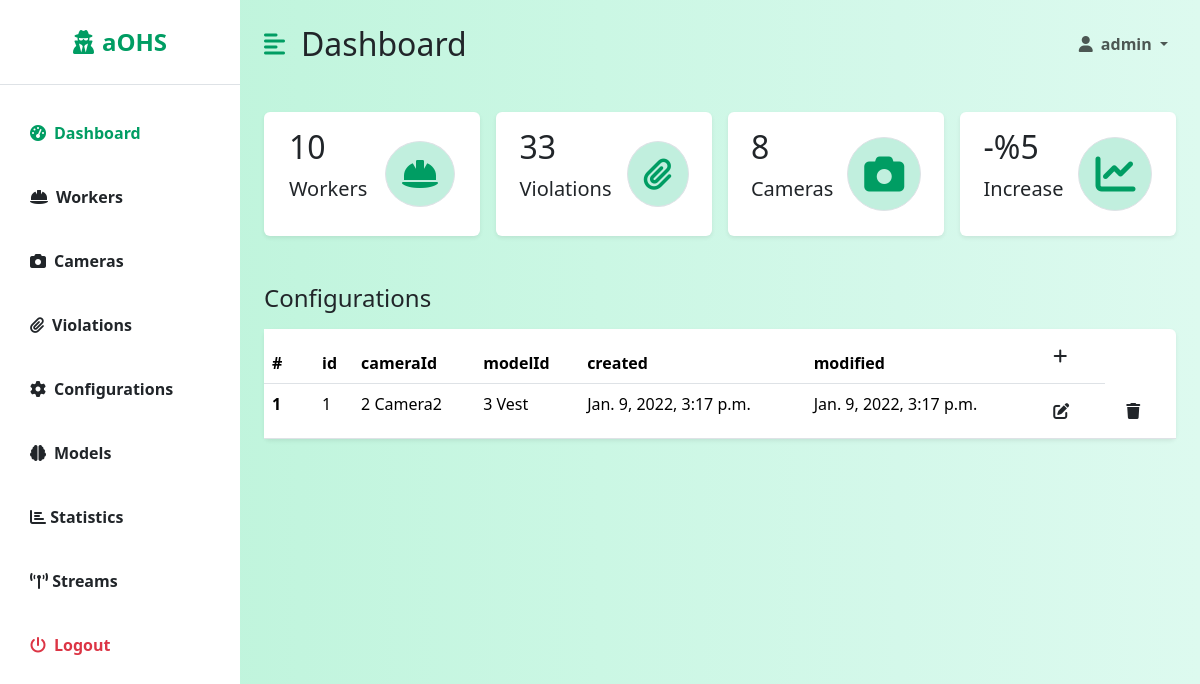
The app's page /dashboard/configurations/ (signed in) with its own data.
### backend/models.py (models this page shows, shortened)
class Configuration(models.Model):
    id = models.AutoField(primary_key=True)
    cameraId = models.ForeignKey(Camera, on_delete=models.CASCADE, null=False)
    modelId = models.ForeignKey(Model, on_delete=models.CASCADE, null=False)
    created = models.DateTimeField(auto_now_add=True)
    modified = models.DateTimeField(auto_now=True)

class Camera(models.Model):
    id = models.AutoField(primary_key=True)
    url = models.URLField(max_length=100)
    name = models.CharField(max_length=100, null=False)
    userId = models.ForeignKey(User, on_delete=models.DO_NOTHING, null=True)
    created = models.DateTimeField(auto_now_add=True)
    modified = models.DateTimeField(auto_now=True)
    active = models.BooleanField(default=False)
    def __str__(self):
        return str(self.id) + " " + str(self.name)

class Model(models.Model):
    id = models.AutoField(primary_key=True)
    name = models.CharField(max_length=100, null=False)
    path = models.CharField(max_length=100, null=False)
    created = models.DateTimeField(auto_now_add=True)
    modified = models.DateTimeField(auto_now=True)
    def __str__(self):
        return str(self.id) + " " + str(self.name)

### dashboard/views/configuration_views.py (the view, shortened to what this page needs)
# urls.py: path('configurations/', ConfigurationView.as_view()),
class ConfigurationView(LoginRequiredMixin, View, GetCountsMixin):
    login_url = '/login/'
    redirect_field_name = 'redirect_to'
    def get(self, request):
        headers = ["id", "cameraId", "modelId", "created", "modified"]
        configuration = Configuration.objects.all()
        return render(request, 'dashboard/listConfiguration.html', {'headers': headers, 'data': configuration, 'counts': super().get_counts()})

### dashboard/views/mixins.py (called while the page is built)
    def get_counts(self):
        counts = {
            'workers': Worker.objects.filter(active=True).count(),
            'violations': Violation.objects.filter(valid=True).count(),
            'cameras': Camera.objects.count(),
        }
        return counts

### dashboard/templates/dashboard/listConfiguration.html
{% extends 'dashboard/dashboard.html' %}
{% block table %}
    <h3 class="fs-4 mb-3">Configurations</h3>
    <table class="table bg-white rounded shadow-sm  table-hover">
        <thead>
        <tr>
            <th scope="col" width="50">#</th>
            {% for header in headers %}
                <th scope="col">{{ header }}</th>
            {% endfor %}
            <th><a class="btn" href="/dashboard/configurations/add/"><i class="fa fa-plus"></i></a></th>
        </tr>
        </thead>
        <tbody>
        {% for datum in data %}
            <tr>
                <th scope="row">{{ forloop.counter }}</th>
                <td>{{ datum.id }}</td>
                <td>{{ datum.cameraId }}</td>
                <td>{{ datum.modelId }}</td>
                <td>{{ datum.created }}</td>
                <td>{{ datum.modified }}</td>
                <th><a class="btn" href="/dashboard/configurations/edit/{{ datum.id }}/"><i class="fa fa-edit"></i></a>
                </th>
                <th><a class="btn" href="/dashboard/configurations/delete/{{ datum.id }}/"><i
                        class="fa fa-trash"></i></a></th>
            </tr>
        {% endfor %}
        </tbody>
    </table>
{% endblock %}

### dashboard/templates/dashboard/dashboard.html (shortened to what this page needs)
{% extends 'base.html' %}
{% block dashboard %}
    <div class="d-flex" id="wrapper">
        <div class="bg-white" id="sidebar-wrapper">
            <div class="sidebar-heading text-center py-4 primary-text fs-4 fw-bold  border-bottom"><i
                    class="fas fa-user-secret me-2"></i>aOHS</div>
            <div class="list-group list-group-flush my-3">
                <a href="/dashboard/" class="list-group-item list-group-item-action bg-transparent second-text active"><i
                        class="fas fa-tachometer-alt me-2"></i>Dashboard</a>
                <a href="/dashboard/workers/" class="list-group-item list-group-item-action bg-transparent second-text fw-bold"><i
                        class="fas fa-hard-hat me-2"></i>Workers</a>
                <a href="/dashboard/cameras/" class="list-group-item list-group-item-action bg-transparent second-text fw-bold"><i
                        class="fas fa-camera me-2"></i>Cameras</a>
                <a href="/dashboard/violations/" class="list-group-item list-group-item-action bg-transparent second-text fw-bold"><i
                        class="fas fa-paperclip me-2"></i>Violations</a>
                <a href="/dashboard/configurations/" class="list-group-item list-group-item-action bg-transparent second-text fw-bold"><i
                        class="fas fa-cog me-2"></i>Configurations</a>
                <a href="/dashboard/models/" class="list-group-item list-group-item-action bg-transparent second-text fw-bold"><i
                        class="fas fa-brain me-2"></i>Models</a>
                <a href="/dashboard/statistics/" class="list-group-item list-group-item-action bg-transparent second-text fw-bold"><i
                        class="fa fa-bar-chart"></i> Statistics</a>
                <a href="/dashboard/streams/" class="list-group-item list-group-item-action bg-transparent second-text fw-bold"><i
                        class="fa fa-broadcast-tower fa-flip"></i> Streams</a>
                <a href="/logout" class="list-group-item list-group-item-action bg-transparent text-danger fw-bold"><i
                        class="fas fa-power-off me-2"></i>Logout</a>
            </div>
        </div>
        <div id="page-content-wrapper">
            <nav class="navbar navbar-expand-lg navbar-light bg-transparent py-4 px-4">
                <div class="d-flex align-items-center">
                    <i class="fas fa-align-left primary-text fs-4 me-3" id="menu-toggle"></i>
                    <h2 class="fs-2 m-0">Dashboard</h2>
                </div>
                <div class="collapse navbar-collapse" id="navbarSupportedContent">
                    <ul class="navbar-nav ms-auto mb-2 mb-lg-0">
                        <li class="nav-item dropdown">
                            <a class="nav-link dropdown-toggle second-text fw-bold" href="#" id="navbarDropdown"
                                role="button" data-bs-toggle="dropdown" aria-expanded="false">
                                <i class="fas fa-user me-2"></i>{{ user.username }}
                            </a>
                        </li>
                    </ul>
                </div>
            </nav>
            <div class="container-fluid px-4">
                <div class="row g-3 my-2">
                    <div class="col-md-3">
                        <div class="p-3 bg-white shadow-sm d-flex justify-content-around align-items-center rounded">
                            <div>
                                <h3 class="fs-2">{{ counts.workers }}</h3>
                                <p class="fs-5">Workers</p>
                            </div>
                            <i class="fas fa-hard-hat fs-2 primary-text border rounded-full secondary-bg p-3"></i>
                        </div>
                    </div>
                    <div class="col-md-3">
                        <div class="p-3 bg-white shadow-sm d-flex justify-content-around align-items-center rounded">
                            <div>
                                <h3 class="fs-2">{{ counts.violations }}</h3>
                                <p class="fs-5">Violations</p>
                            </div>
                            <i
                                class="fas fa-paperclip fs-2 primary-text border rounded-full secondary-bg p-3"></i>
                        </div>
                    </div>
                    <div class="col-md-3">
                        <div class="p-3 bg-white shadow-sm d-flex justify-content-around align-items-center rounded">
                            <div>
                                <h3 class="fs-2">{{ counts.cameras }}</h3>
                                <p class="fs-5">Cameras</p>
                            </div>
                            <i class="fas fa-camera  fs-1 primary-text border rounded-full secondary-bg p-3"></i>
                        </div>
                    </div>
                    <div class="col-md-3">
                        <div class="p-3 bg-white shadow-sm d-flex justify-content-around align-items-center rounded">
                            <div>
                                <h3 class="fs-2">-%5</h3>
                                <p class="fs-5">Increase</p>
                            </div>
                            <i class="fas fa-chart-line fs-1 primary-text border rounded-full secondary-bg p-3"></i>
                        </div>
                    </div>
                </div>
                <div class="row my-5">
                    <div class="col">
                        {% block table %}
                        {% endblock %}
                    </div>
                </div>
            </div>
        </div>
    </div>
{% endblock %}

### templates/base.html (style rules this page uses)
:root { --main-bg-color: #009d63; --main-text-color: #009d63; --second-text-color: #bbbec5; --second-bg-color: #c1efde; }
.primary-text { color: var(--main-text-color); }
.secondary-bg { background-color: var(--second-bg-color); }
.rounded-full { border-radius: 100%; }
#wrapper { overflow-x: hidden; background-image: linear-gradient( to right, #baf3d7, #c2f5de, #cbf7e4, #d4f8ea, #ddfaef ); }
#sidebar-wrapper { min-height: 100vh; margin-left: -15rem; transition: margin 0.25s ease-out; }
#sidebar-wrapper .sidebar-heading { padding: 0.875rem 1.25rem; font-size: 1.2rem; }
#sidebar-wrapper .list-group { width: 15rem; }
#page-content-wrapper { min-width: 100vw; }
#menu-toggle { cursor: pointer; }
.list-group-item { border: none; padding: 20px 30px; }
.list-group-item.active { background-color: transparent; color: var(--main-text-color); font-weight: bold; border: none; }
@media (min-width: 768px) { #sidebar-wrapper { margin-left: 0; } }
@media (min-width: 768px) { #page-content-wrapper { min-width: 0; width: 100%; } }

### records on screen
Configuration: id "1", cameraId "2 Camera2", modelId "3 Vest", created "Jan. 9, 2022, 3:17 p.m.", modified "Jan. 9, 2022, 3:17 p.m."

### other values on screen
{{ user.username }} "admin"
{{ counts.workers }} "10"
{{ counts.violations }} "33"
{{ counts.cameras }} "8"
{{ header }} "id" "cameraId" "modelId" "created" "modified"
